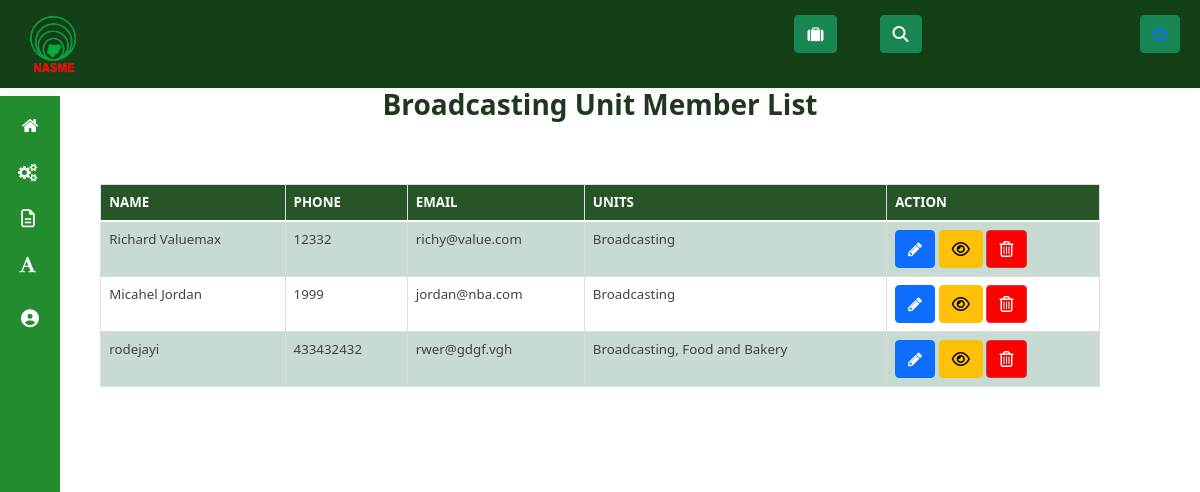
/admin/manage_unit_members/1 (signed in), run on the app's committed database.
### membership/models.py (models this page shows, shortened)
class Unit(db.Model):
  id = db.Column(db.Integer, primary_key=True)
  name = db.Column(db.String(50), unique=True, nullable=False)
  date_created = db.Column(db.DateTime, nullable=False,default=datetime.utcnow)
  fees_amount = db.Column(db.String(),nullable=False,default="0")

class User(db.Model, UserMixin):
  id = db.Column(db.Integer, primary_key=True)
  units = db.relationship("Unit", secondary=user_unit, backref="unit_members", lazy="dynamic")
  username = db.Column(db.String(20), unique=True, nullable=False)
  email = db.Column(db.String(120), unique=True, nullable=False)
  phone = db.Column(db.String(60), unique=True, nullable=False, default="")
  password = db.Column(db.String(60), nullable=False, default="~~~~~~~")
  image_file = db.Column(db.String(20), nullable=False, default='default.jpg')
  date_registered = db.Column(db.DateTime, nullable=False, default=datetime.utcnow)
  role = db.Column(db.String(6), nullable=False, default="USER")
  _is_superadmin = db.Column("is_superadmin", db.Boolean, nullable=False, default=False)
  current_salary = db.Column(db.String(60))
  occupation = db.Column(db.String(60))
  experience = db.Column(db.String(60))
  date_of_birth = db.Column(db.String(), nullable=False, default=datetime.utcnow)
  home_address = db.Column(db.String())
  work_address = db.Column(db.String())
  _is_suspended = db.Column("is_suspended", db.Boolean, nullable=False, default=False)
  business_about = db.Column(db.String())
  business_services = db.Column(db.String())
  business_images = db.Column(db.String())
  business_facebook = db.Column(db.String())
  business_twitter = db.Column(db.String())
  business_linkedin = db.Column(db.String())
  business_whatsapp = db.Column(db.String())
  def display_units(self):
    unit_names = []
    for unit in self.units.all():
      unit_names.append(unit.name)
    return ", ".join(unit_names)
  @property
  def is_superadmin(self):
      return self._is_superadmin
  @property
  def is_suspended(self):
      return self._is_suspended
  @is_superadmin.setter
  def is_superadmin(self, s):
    if type(s) == type(str()):
      if s.lower() == "true":
        self._is_superadmin = True
      elif s.lower() == "false":
        self._is_superadmin = False
    else:
      self._is_superadmin = s
  @is_suspended.setter
  def is_suspended(self, s):
    if type(s) == type(str()):
      if s.lower() == "true":
        self._is_suspended = True
      elif s.lower() == "false":
        self._is_suspended = False
    else:
      self._is_suspended = s
  def __repr__(self):
    return f"User('{self.username}', '{self.email}', '{self.image_file}')"

### membership/routes.py (the view)
@app.route("/admin/manage_unit_members/<int:unit_id>")
@admin_role_required
@login_required
def manage_unit_members(unit_id):
  page = request.args.get('page', 1, type=int)
  unit = Unit.query.filter_by(id=unit_id)[0]
  unit_members = unit.unit_members
  print(unit_members)
  members = unit_members
  return render_template("manage_unit_members.html", title="Units Management", members=members, unit=unit)

### membership/models.py (called while the page is built)
@login_manager.user_loader
def load_user(user_id):
    return User.query.get(int(user_id))

### membership/routes.py (called while the page is built)
@app.context_processor
def inject_menu():
    dashboard_units = Unit.query.all()
    return dict(dashboard_units=dashboard_units)

def admin_role_required(func):
    @wraps(func)
    def decorated_view(*args, **kwargs):
      if current_user.is_authenticated:
        if not current_user.role == "ADMIN":
            abort(403)
        return func(*args, **kwargs)
      else:
        abort(403)
    return decorated_view

### membership/templates/manage_unit_members.html (shortened to what this page needs)
{% extends "dashboard_layout.html" %}
{% block content %}
<link rel="stylesheet" type="text/css" href="css/table-style.css" />
<link rel="stylesheet" type="text/css" href="css/basictable.css" />
				<div class="container-fluid agile-tables">
						{% if unit %}
								<h3 style="text-align: center; color:rgb(31, 55, 31); font-weight:bold;" class="text-center">{{ unit.name }} Unit Member List</h3>
						{% else %}
								<h3 style="text-align: center; color:rgb(31, 55, 31); font-weight:bold;" class="text-center">Members List</h3>
						{% endif %}
								<br>
					<div class="w3l-table-info table-responsive">
					    <table id="tuble" class="table table-success table-striped table-hover table-bordered " style="width: 85%; font-size: 14px;">
						<thead>
						  <tr>
							<th>Name</th>
							<th>Phone</th>
							<th>Email</th>
							<th>Units</th>
							<th>Action</th>
						  </tr>
						</thead>
						<tbody>
							{% for member in members %}
						  <tr>
							<td>{{member.username}}</td>
							<td>{{ member.phone }}</td>
							<td>{{ member.email }}</td>
							<td>
							{{member.display_units()}}
							</td>
							<td >
								<a role="button" class="btn btn-primary" href="{{ url_for('edit_member', member_id=member.id) }}" data-toggle="tooltip" data-placement="top" title="Edit Member Profile"><i class="fa fa-pencil" aria-hidden="true" data-toggle="tooltip" data-placement="top" title="Edit Member Profile"></i></a>
								<a type="button" class="btn btn-warning"  dataId="{{member.id}}" dataImage="/static/profile_pics/{{member.image_file }}" dataName="{{ member.username }}" dataEmail="{{member.email}}" dataPhone="{{member.phone}}" dataPassword="{{ member.password }}" dataUnits="{{member.display_units()}}" dataDateReg="{{ member.date_registered }}" dataOccupation="{{ member.occupation }}" dataHomeAddr="{{ member.home_address }}" dataWorkAddre="{{ member.work_address }}" dataExperience = "{{member.experience}}" dataCurrentSalary="{{member.current_salary}}" data-toggle="modal" data-target="#staticBackdrop" onclick="viewUserFunction(this)" data-toggle="tooltip" data-placement="top" title="View Member Details"><i class="fa fa-eye" aria-hidden="true" data-toggle="tooltip" data-placement="top" title="View Member Detail"></i></a>
								<a type="button" class="btn btn-danger" style="background: red;" data-toggle="modal" id="{{member.id}}" dataName="{{member.username}}" data-target="#deletemodal"  onclick="deleteFunction(this)" data-toggle="tooltip" data-placement="top" title="Delete Member Profile"><i class="fa fa-trash-o" aria-hidden="true" data-toggle="tooltip" data-placement="top" title="Delete Member Details"></i></a>
							</td>
						  </tr>
						  {% endfor %}
						</tbody>
					  </table>
				  </div>
{% endblock content %}

### membership/static/css/table-style.css (style rules this page uses)
table { background: white; border-collapse: collapse; margin: 1.25em 0 0; width: 100%; }
table tr, table th, table td { border: none; border-bottom: 1px solid #e8e8e8; font-size: .95em; }
table th, table td { padding: 10px 12px; text-align: left; }
table th { background: #fcb216; color: #000000; text-transform: uppercase; }
table tr td { background: #f3faff; color: #424242; }
table tr:nth-of-type(2n+2) td { background: #ffffff; }
table { width: 100%; }
.table { margin: 30px 0; border-collapse: collapse; border-spacing: 0; empty-cells: show; border: 1px solid #e0e0e0; }
.table td, .table th { border-left: 1px solid #e0e0e0; border-width: 0 0 0 1px; font-size: inherit; margin: 0; overflow: visible; padding: 0.5em 1em; font-weight: normal; }
.table td:first-child, .table th:first-child { border-left-width: 0; }
.table thead, .table tfoot { background-color: #f05050; color: #fff; text-align: left; vertical-align: bottom; }
.table thead td, .table tfoot td, .table thead th, .table tfoot th { border-color: #fff; }
.table td { background-color: transparent; }

### data on the page
Unit: name "Broadcasting"
User: username "Richard Valuemax", phone "12332", email "richy@value.com", display_units "Broadcasting"
User: username "Micahel Jordan", phone "1999", email "jordan@nba.com", display_units "Broadcasting"
User: username "rodejayi", phone "433432432", email "rwer@gdgf.vgh", display_units "Broadcasting, Food and Bakery"
